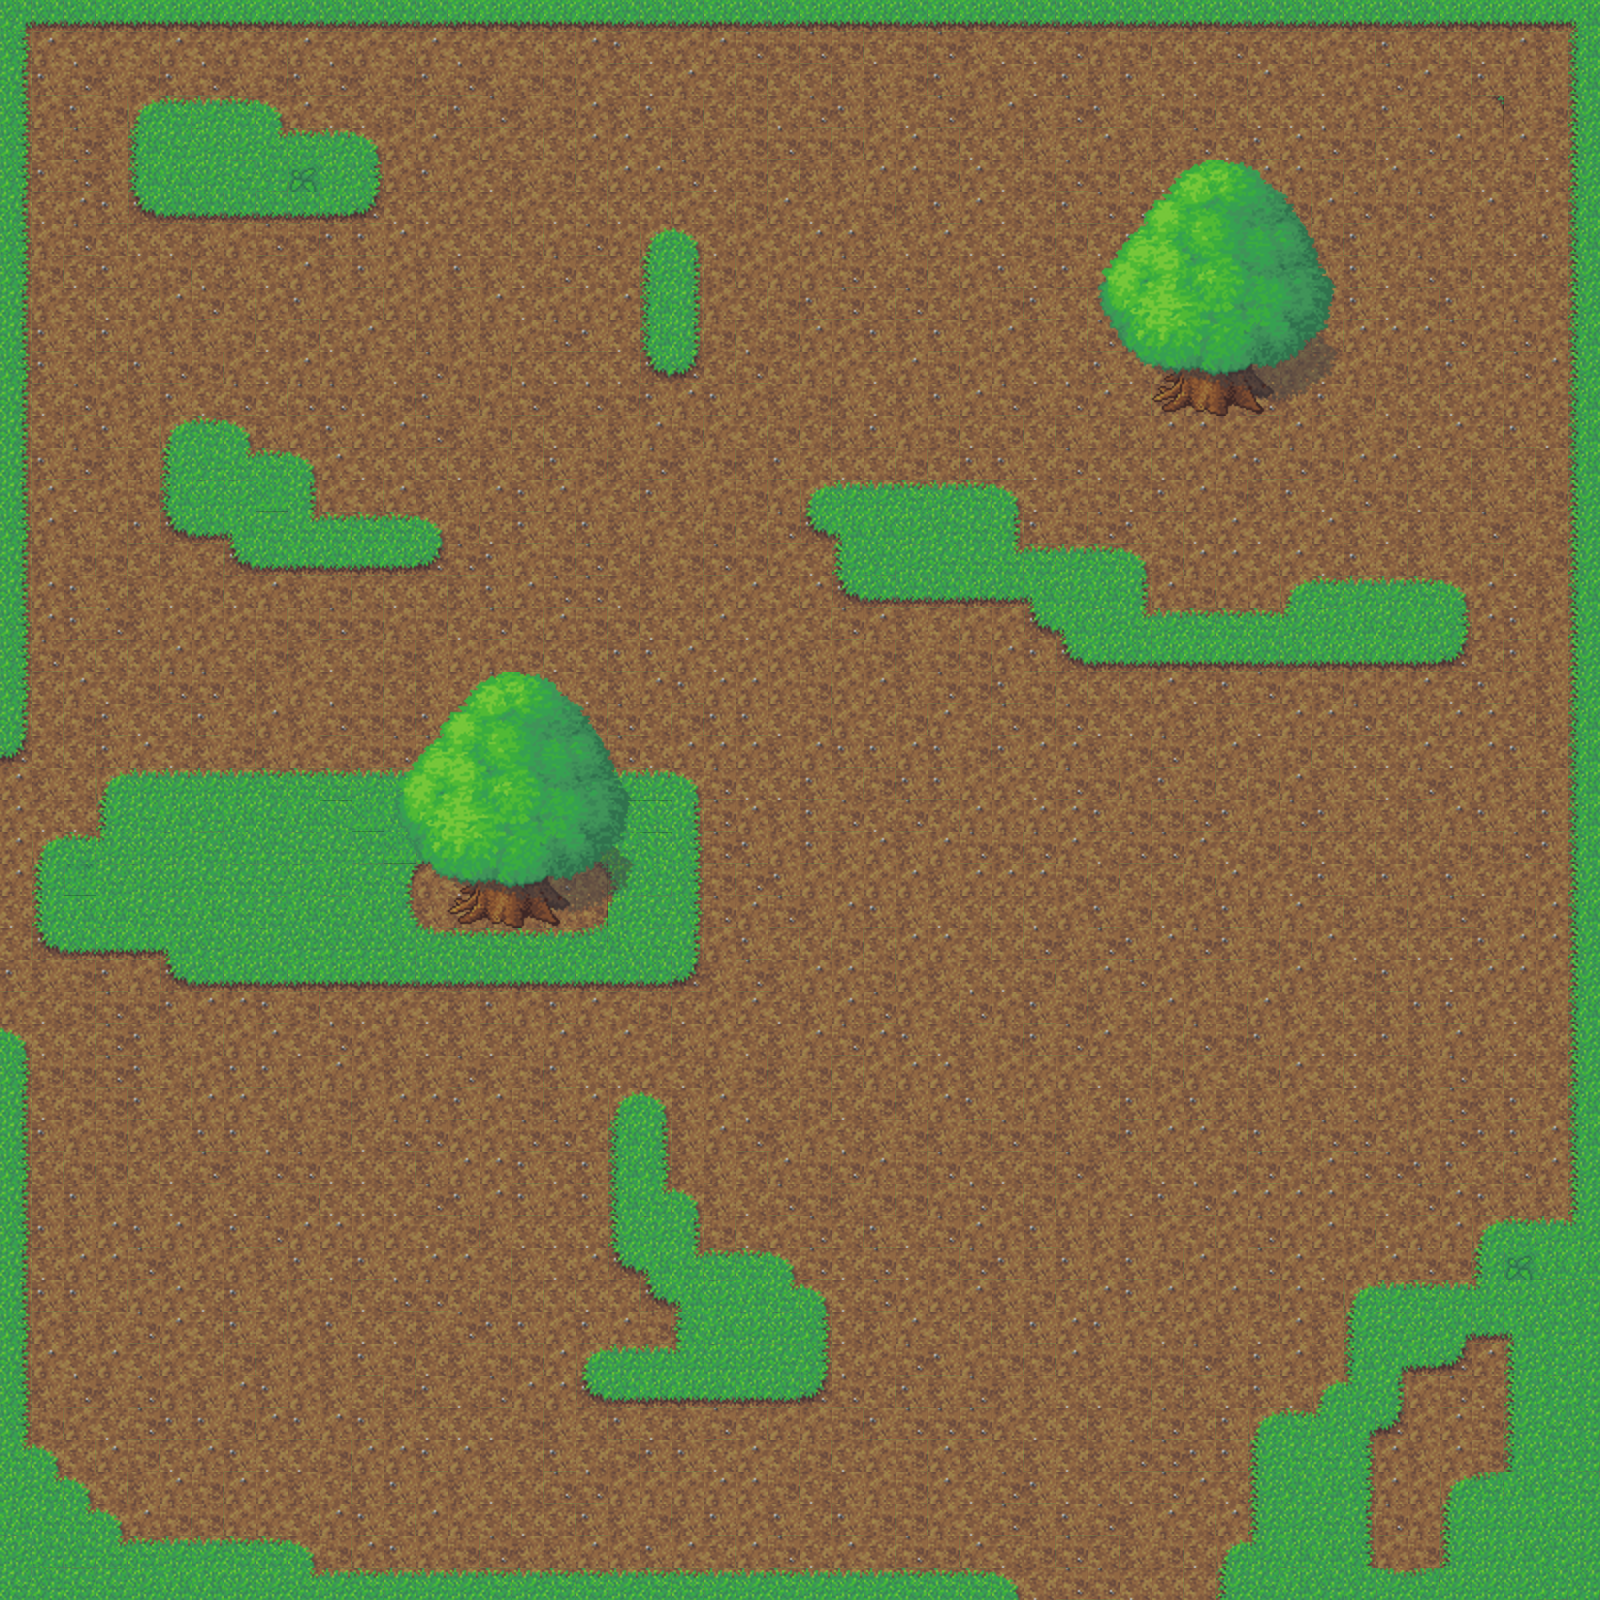

A 2D game scene composited from a Tiled map and its tileset images. What follows is a short description and the map's XML, with each tile layer's data collapsed to a summary:
An orthogonal 50x50 tile map with 32x32 px tiles, 2 tile layers (Background, Foreground), 2 tilesets.

<map version="1.0" orientation="orthogonal" width="50" height="50" tilewidth="32" tileheight="32">
 <tileset firstgid="1" name="Grass" tilewidth="32" tileheight="32">
  <image source="../Textures/Grass.png" width="384" height="192" />
 </tileset>
 <tileset firstgid="73" name="Tree" tilewidth="32" tileheight="32">
  <image source="../Textures/Tree.png" trans="ff00ff" width="256" height="256" />
 </tileset>
 <layer name="Background" width="50" height="50">
  <data>[2500 cells, 2500 non-empty, 61 distinct tile ids]</data>
 </layer>
 <layer name="Foreground" width="50" height="50">
  <data>[2500 cells, 128 non-empty, 64 distinct tile ids]</data>
 </layer>
</map>
